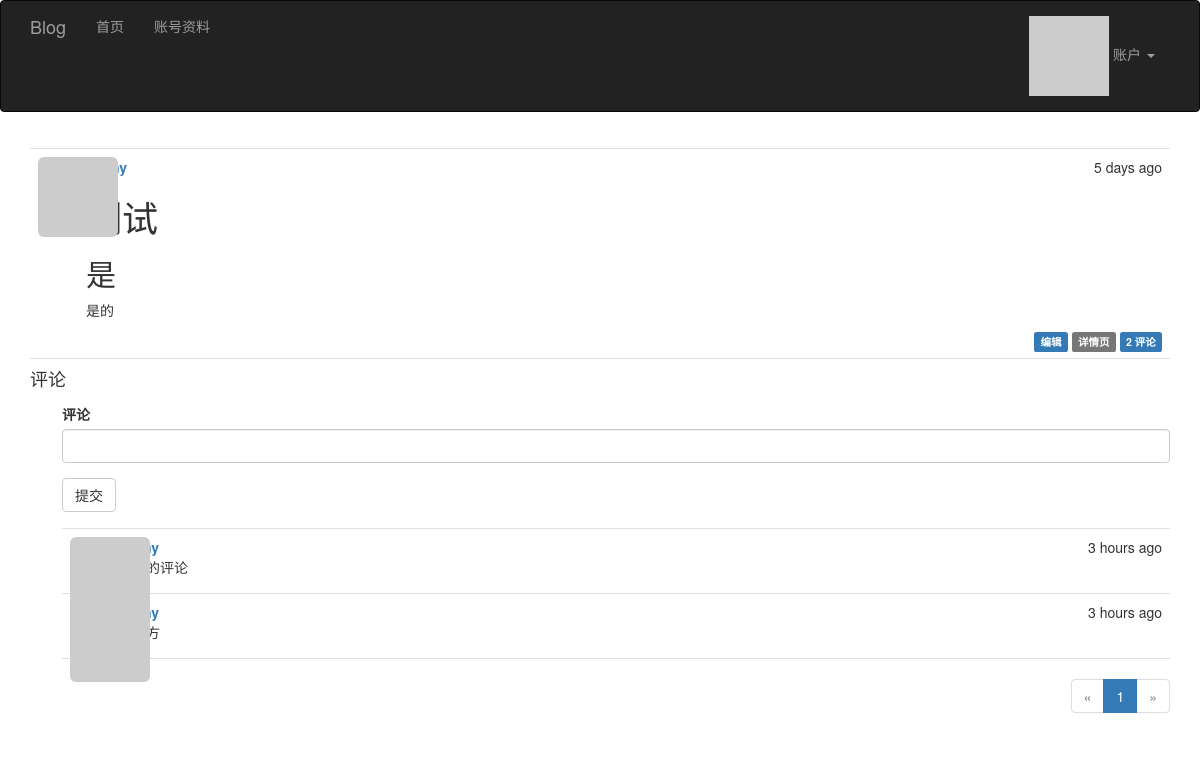
/article/101 (signed in), run on an earlier commit of the app's database.
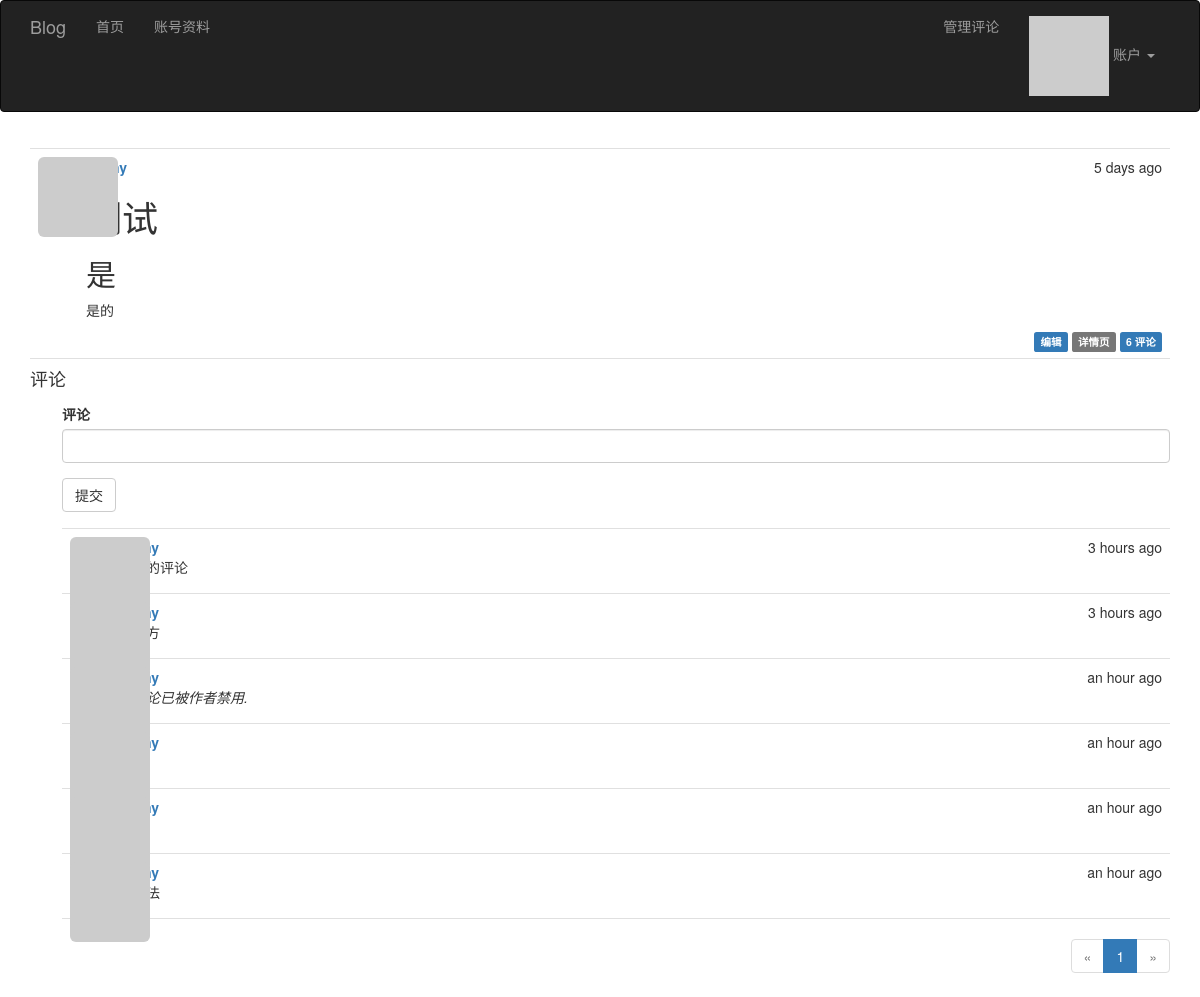
And on a later commit of the database.
### app/models.py (models this page shows, shortened)
class Article(db.Model):
    __tablename__ = 'articles'
    id = db.Column(db.Integer, primary_key=True)
    body = db.Column(db.Text)
    body_html = db.Column(db.Text)
    timestamp = db.Column(db.DateTime, index=True, default=datetime.utcnow)
    author_id = db.Column(db.Integer, db.ForeignKey('users.id'))
    comments = db.relationship('Comment', backref='article', lazy='dynamic')

class Comment(db.Model):
    __tablename__ = 'comments'
    id = db.Column(db.Integer, primary_key=True)
    body = db.Column(db.Text)
    body_html = db.Column(db.Text)
    timestamp = db.Column(db.DateTime, index=True, default=datetime.utcnow)
    disabled = db.Column(db.Boolean)
    author_id = db.Column(db.Integer, db.ForeignKey('users.id'))
    article_id = db.Column(db.Integer, db.ForeignKey('articles.id'))

### app/main/views.py (the view, shortened to what this page needs)
class ArticleView(MethodView):
    @login_required
    def get(self, id):
        article = Article.query.get_or_404(id)
        form = CommentForm()
        page = request.args.get('page', 1, type=int)
        if page == -1:
            page = (article.comments.count() - 1) // \
                   current_app.config['FLASK_COMMENTS_PER_PAGE'] + 1
        pagination = article.comments.order_by(Comment.timestamp).paginate(
            page, per_page=current_app.config['FLASK_COMMENTS_PER_PAGE'],
            error_out=False)
        comments = pagination.items
        return render_template('article.html', articles=[article], form=form,
                               comments=comments, pagination=pagination)

### app/main/forms.py
class CommentForm(FlaskForm):
    body = StringField('评论', validators=[DataRequired()])
    submit = SubmitField('提交')

### app/auth/views.py (called while the page is built)
@auth.before_app_request
def before_request():
    if current_user.is_authenticated:
        current_user.ping()
        if not current_user.confirmed \
                and request.blueprint != 'auth' \
                and request.endpoint != 'static':
            return redirect(url_for('auth.unconfirmed'))

### app/main/__init__.py (called while the page is built)
@main.app_context_processor
def inject_permissions():
    return dict(Permission=Permission)

### app/models.py (called while the page is built)
@login_manager.user_loader
def load_user(user_id):
    return User.query.get(int(user_id))

    def has_permission(self, perm):
        return self.permissions & perm == perm

    def can(self, perm):
        return self.role is not None and self.role.has_permission(perm)

    def ping(self):
        self.last_seen = datetime.utcnow()
        self.add = db.session.add(self)

### app/templates/article.html (shortened to what this page needs)
{% extends "base.html" %}
{% import "bootstrap/wtf.html" as wtf %}
{% import "_macros.html" as macros %}
{% block page_content %}
{% include '_articles.html' %}
    <h4 id="comments">评论</h4>
    {% if current_user.can(Permission.COMMENT) %}
        <div class="comment-form">
            {{ wtf.quick_form(form) }}
        </div>
    {% endif %}
    {% include '_comments.html' %}
    {% if pagination %}
        <div class="pagination">
            {{ macros.pagination_widget(pagination, '.article', fragment='#comments', id=articles[0].id) }}
        </div>
    {% endif %}
{% endblock %}

### app/templates/_articles.html
<ul class="articles">
    {% for article in articles %}
    <li class="article">
        <div class="article-thumbnail">
            <a href="{{ url_for('main.user', username=article.author.username) }}">
                <img class="img-rounded profile-thumbnail" src="{{ article.author.gravatar(size=40) }}">
            </a>
        </div>
        <div class="article-content">
            <div class="article-date">{{ moment(article.timestamp).fromNow() }}</div>
            <div class="article-author"><a href="{{ url_for('main.user', username=article.author.username) }}">{{ article.author.username }}</a></div>
             <div class="article-body">
                {% if article.body_html %}
                    {{ article.body_html | safe }}
                {% else %}
                    {{ article.body }}
                {% endif %}
            </div>
        <div class="article-footer">
            {% if current_user == article.author %}
                <a href="{{ url_for('main.edit', id=article.id) }}">
                    <span class="label label-primary">编辑</span>
                </a>
            {% elif current_user.is_administrator() %}
                <a href="{{ url_for('main.edit', id=article.id) }}">
                    <span class="label label-danger">编辑 [Admin]</span>
                </a>
            {% endif %}
            <a href="{{ url_for('main.article', id=article.id) }}">
                <span class="label label-default">详情页</span>
            </a>
            <a href="{{ url_for('.article', id=article.id) }}#comments">
                <span class="label label-primary">{{ article.comments.count() }} 评论</span>
            </a>
        </div>
        </div>
    </li>
    {% endfor %}
</ul>

### app/templates/_comments.html (shortened to what this page needs)
<ul class="comments">
    {% for comment in comments %}
    <li class="comment">
        <div class="comment-thumbnail">
            <a href="{{ url_for('.user', username=comment.author.username) }}">
                <img class="img-rounded profile-thumbnail" src="{{ comment.author.gravatar(size=40) }}">
            </a>
        </div>
        <div class="comment-content">
            <div class="comment-date">{{ moment(comment.timestamp).fromNow() }}</div>
            <div class="comment-author"><a href="{{ url_for('.user', username=comment.author.username) }}">{{ comment.author.username }}</a></div>
            <div class="comment-body">
            {% if comment.disabled %}
                 <p><i>此评论已被作者禁用.</i></p>
            {% endif %}
            {% if moderate or not comment.disabled %}
                {% if comment.body_html %}
                    {{ comment.body_html | safe }}
                {% else %}
                    {{ comment.body }}
                {% endif %}
            {% endif %}
            </div>
        </div>
    </li>
    {% endfor %}
</ul>

What changed in the data, as far as the page shows it:
computed for Article "测试 是 是的": comments.count "2" → "6"
added Comment: timestamp "an hour ago", disabled "此评论已被作者禁用."
added Comment: timestamp "an hour ago"
added Comment: timestamp "an hour ago"
added Comment: timestamp "an hour ago"
Also different on the page:
text now shown: "管理评论"
